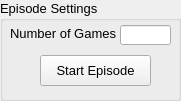
   <widget class="QGroupBox" name="groupBox">
    <property name="geometry">
     <rect>
      <x>10</x>
      <y>10</y>
      <width>181</width>
      <height>101</height>
     </rect>
    </property>
    <property name="font">
     <font>
      <pointsize>10</pointsize>
     </font>
    </property>
    <property name="title">
     <string>Episode Settings</string>
    </property>
    <widget class="QPushButton" name="btnStart">
     <property name="geometry">
      <rect>
       <x>40</x>
       <y>55</y>
       <width>111</width>
       <height>31</height>
      </rect>
     </property>
     <property name="font">
      <font>
       <pointsize>10</pointsize>
      </font>
     </property>
     <property name="text">
      <string>Start Episode</string>
     </property>
    </widget>
    <widget class="QLabel" name="label_11">
     <property name="geometry">
      <rect>
       <x>10</x>
       <y>25</y>
       <width>111</width>
       <height>16</height>
      </rect>
     </property>
     <property name="font">
      <font>
       <pointsize>10</pointsize>
      </font>
     </property>
     <property name="text">
      <string>Number of Games</string>
     </property>
    </widget>
    <widget class="QLineEdit" name="lineNumGames">
     <property name="geometry">
      <rect>
       <x>120</x>
       <y>25</y>
       <width>51</width>
       <height>20</height>
      </rect>
     </property>
    </widget>
    <widget class="QLabel" name="label_14">
     <property name="geometry">
      <rect>
       <x>10</x>
       <y>50</y>
       <width>111</width>
       <height>16</height>
      </rect>
     </property>
     <property name="font">
      <font>
       <pointsize>10</pointsize>
      </font>
     </property>
     <property name="text">
      <string/>
     </property>
    </widget>
   </widget>
